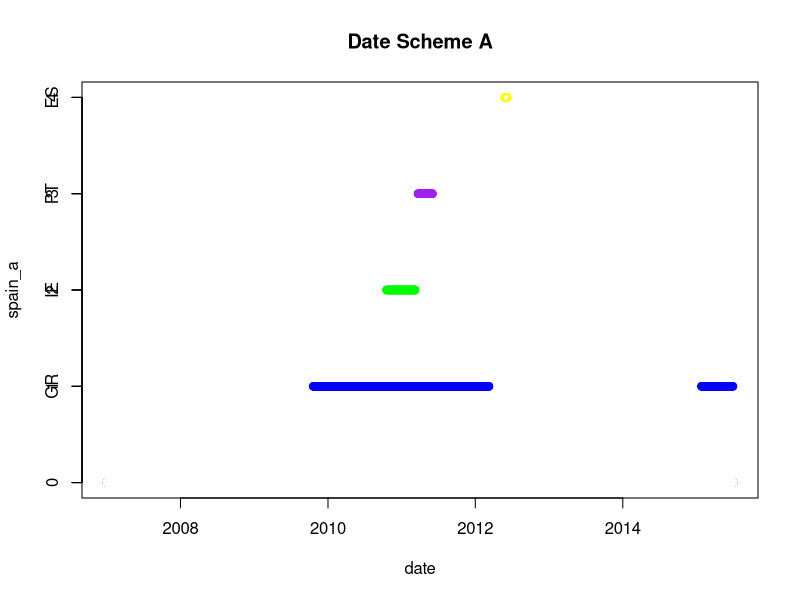

Reproduce this figure in R.
#### Crisis Plots####
setwd("~/Academic/SGPE/Dissertation/Data/csv")

data <- read.csv("final.csv")
data$date <- as.Date(data$date)
attach(data)

### Base plot with dates on the x-axis.
### mutate each dummy variable, multiply by number between 1 and 6. Then plot as points
### rename each number as country.

a.data <- data[,c(1, 6:9)]
b.1.data <- data[,c(1, 11:17)]
b.2.data <- data[,c(1, 18:24)]

a <- 1:4
a.data[,2] <- a.data[,2]*1 #GR
a.data[,3] <- a.data[,3]*2 #IE
a.data[,4] <- a.data[,4]*3 #PT
a.data[,5] <- a.data[,5]*4 #ES
a.data$no <- rep(0, nrow(a.data))

pdf(file = "../graphics/crisis_a.pdf")
with(a.data, plot(date, spain_a, col = "yellow",
                  main = "Date Scheme A"))
with(a.data, points(date, greece_a, col = "blue"))
with(a.data, points(date, ireland_a, col = "green"))
with(a.data, points(date, portugal_a, col = "purple"))
with(a.data, points(date, no, col = "white"))
axis(2, labels = FALSE)
axis(2, at = c(0,1,2,3,4) , labels = c("", "GR", "IE", "PT", "ES"))
